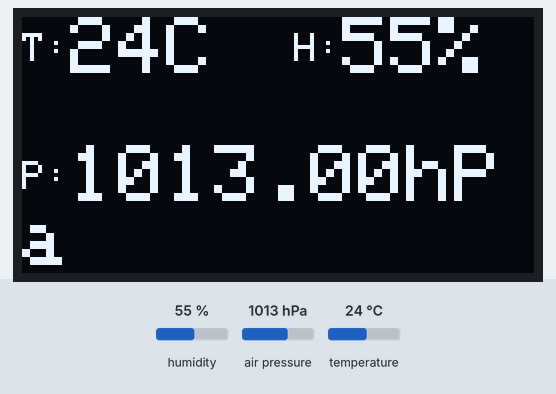
The sketch below on a simulated Arduino Uno, built with avr-gcc and run on an emulated ATmega328P. Parts: 128×64 one-colour display. The test bench sets the inputs (shaded band); at power-on: humidity 55 %, air pressure 1013 hPa, temperature 24 °C.

Above: at 1.2 s.
1.3 s: humidity set to 22 %
At 11.2 s:
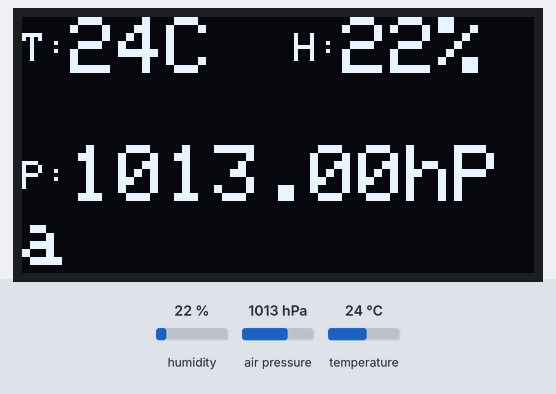
11.6 s: air pressure set to 952 hPa
At 21.3 s:
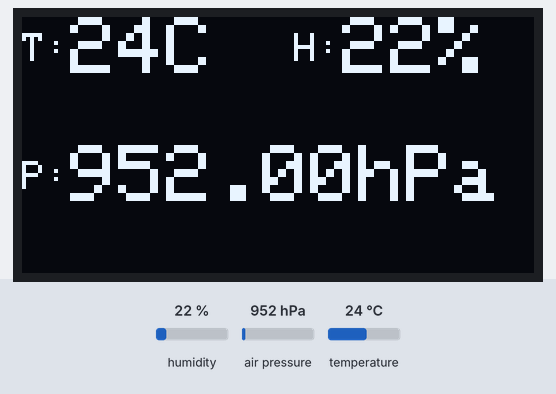
21.6 s: temperature set to 12 °C
At 31.3 s:
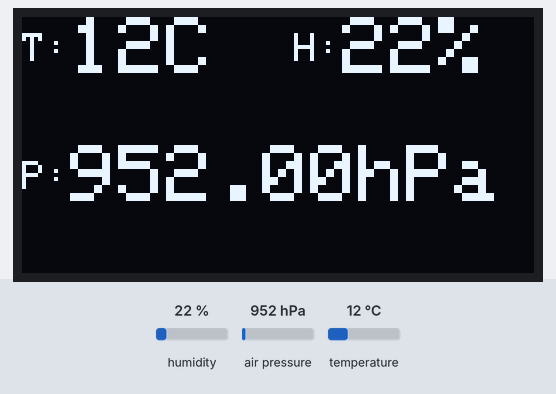
31.6 s: humidity set to 40 %
At 41.5 s:
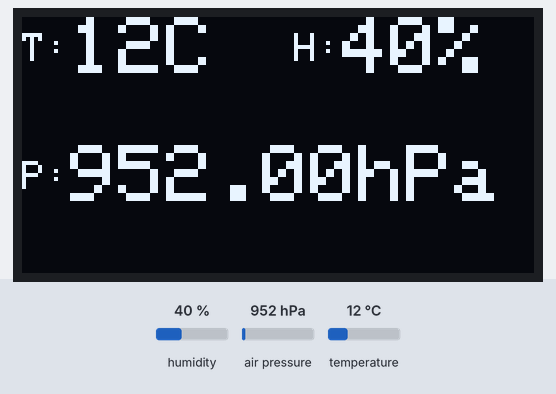
Timing chart, 0 to 42.7 s (numbered marks = the images above; inputs shaded):
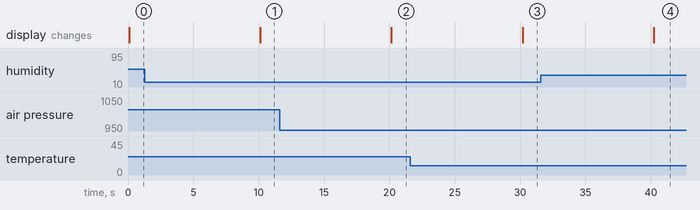

Measured:
- after the input at 1.3 s, the display: changes after 8.8 s (image 1)
- after the input at 11.6 s, the display: changes after 8.6 s (image 2)
- after the input at 21.6 s, the display: changes after 8.6 s (image 3)
- after the input at 31.6 s, the display: changes after 8.6 s (image 4)

The sketch:

weather_station.ino
```cpp
#include <Wire.h>
#include <Adafruit_GFX.h>
#include <Adafruit_SSD1306.h>
#include <Adafruit_Sensor.h>
#include <Adafruit_BME280.h>

Adafruit_SSD1306 display(128, 64, &Wire);
Adafruit_BME280 bme;

void setup() {
  display.begin(SSD1306_SWITCHCAPVCC, 0x3C);
  bme.begin(0x76);
  display.clearDisplay();
  display.setTextColor(SSD1306_WHITE);
  display.display();
}

void display_value(const String& title, const String& value, int x, int y) {
    display.setCursor(x, y + 4);
    display.setTextSize(1);
    display.print(title + ":");
    display.setCursor(x + 12, y);
    display.setTextSize(2);
    display.print(value);
}

void loop() {
  int temperature = bme.readTemperature();
  float pressure = bme.readPressure() / 100.0F;
  int humidity = bme.readHumidity();

  display.fillRect(0, 0, 128, 64, SSD1306_BLACK);
  display_value("T", String(temperature) + "C", 0, 0);
  display_value("H", String(humidity) + "%", 68, 0);
  display_value("P", String(pressure) + "hPa", 0, 32);
  display.display();

  delay(10000);
}
```
